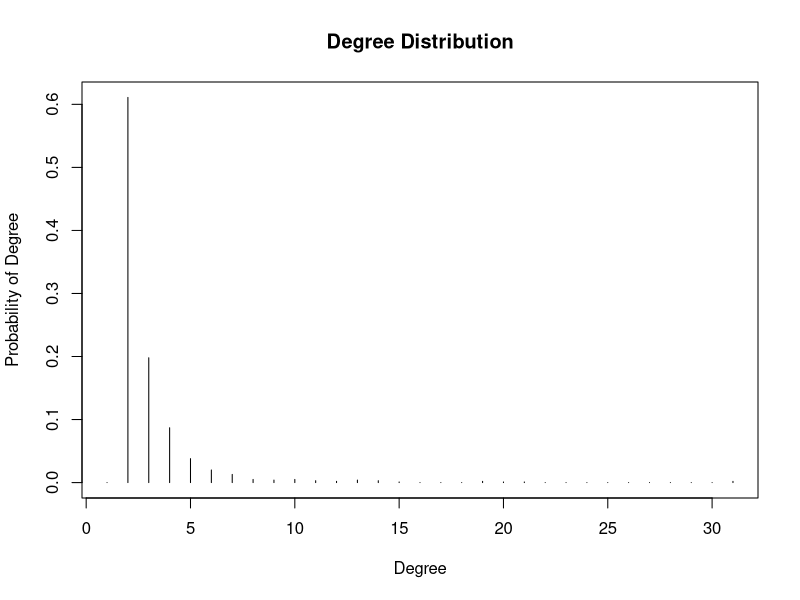
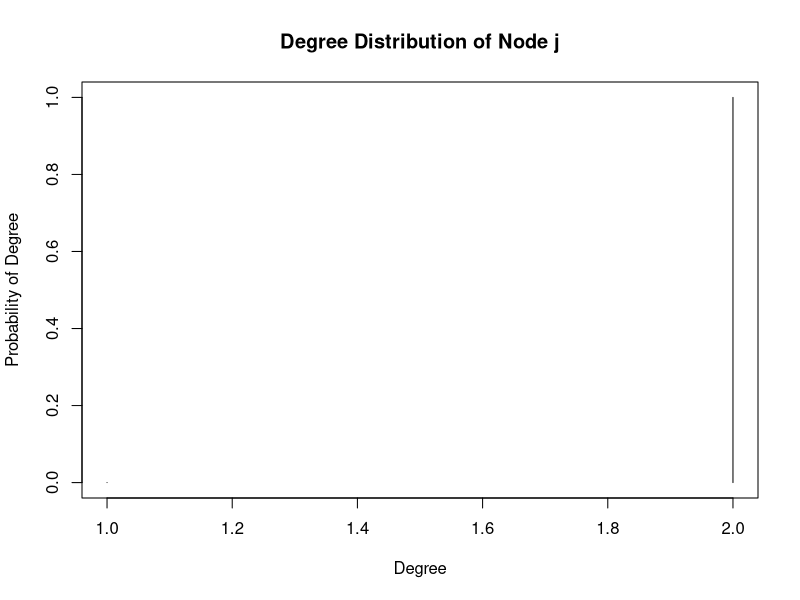

R code for these plots, in order:
library("igraph")

## (a)
cat("Creating a random graph of 1K nodes...\n")
graph1 <- barabasi.game(1000, directed=FALSE)

# Degree distribution
# hist(degree(graph1), breaks=50, main="Degree Distribution")

cat("Plotting the degree distribution...\n")
deg_dist <- degree_distribution(graph1)
plot(1:length(deg_dist), deg_dist, "h", main="Degree Distribution", xlab = "Degree", ylab = "Probability of Degree")


# Diameter
if(is.connected(graph1))
{
  print("Graph is connected")
  dia = diameter(graph1, directed = FALSE, unconnected = FALSE, weights = NULL)
  print(sprintf("Diameter of graph is: %d", dia))
} else{
  print("Graph is NOT connected")
  print("Diameter of graph is INFINITY")
}


## (b)
clust1 <- clusters(graph1)
gcc1 <- induced.subgraph(graph1, which(clust1$membership == which.max(clust1$csize)))
fg1 <- fastgreedy.community(gcc1)
print(sprintf("Modularity of the graph is: %f", max(fg1$modularity)))


## (c)
cat("Creating a random graph of 10K nodes...\n")
graph2 <- barabasi.game(10000, directed=FALSE)
# clust2 <- clusters(graph2)
# gcc2 <- induced.subgraph(graph2, which(clust2$membership == which.max(clust2$csize)))
fg2 <- fastgreedy.community(graph2)
print(sprintf("Modularity of the graph is: %f", max(fg2$modularity)))


## (d)
cat("Picking a node i at random...\n")
i = floor(runif(1)*1000)
# nbr_size <- ego_size(graph1, 1, i)
nbr_size <- ego_size(graph1, 1, i) - 1
temp = ceiling(runif(1)*nbr_size)
nbr <- ego(graph1, 1, i)
# j = as.integer(nbr[[1]][temp])
j = as.integer(nbr[[1]][temp + 1])
print(sprintf("i = %d and j=%d", i, j))

# nbrGraph <- graph.neighborhood(graph2, 1, j)
nbrGraph <- graph.neighborhood(graph1, 1, j)
cat("Plotting the degree distribution of node j...\n")
deg_dist2 <- degree_distribution(nbrGraph[[1]])
dev.new()
# hist(degrees, breaks=seq(0, by=1, length.out=max(degrees)+5))
plot(1:length(deg_dist2), deg_dist2, "h", main="Degree Distribution of Node j", xlab = "Degree", ylab = "Probability of Degree")
